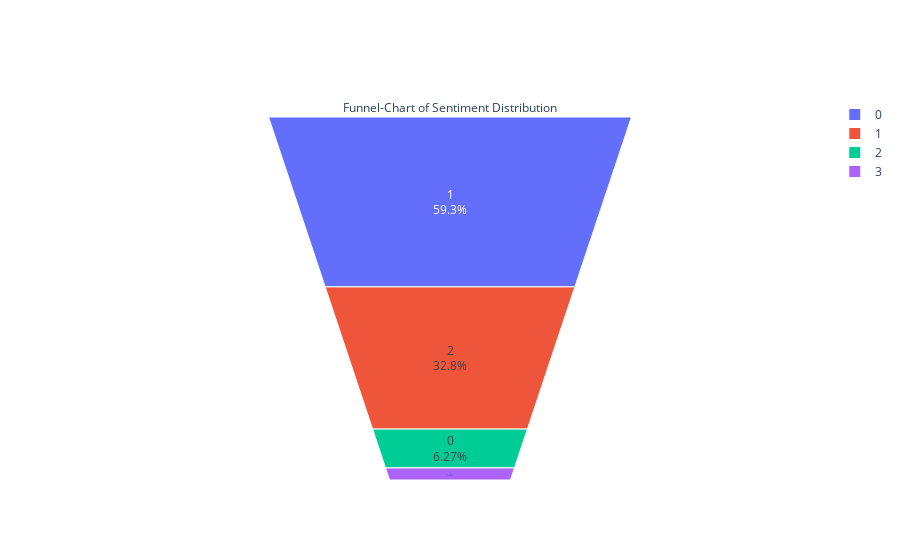

The notebook cell saved with this chart:
### Code cell
fig = go.Figure(go.Funnelarea(
    text =temp.sentiment,
    values = temp.tweet,
    title = {"position": "top center", "text": "Funnel-Chart of Sentiment Distribution"}
    ))

fig.show()

### Figure 1 — Plotly figure (JSON) as saved in the notebook; plotly's stock layout.template omitted (floating-point values rounded to 4 significant figures)
{"data": [{"text": [1, 2, 0, 3], "title": {"position": "top center", "text": "Funnel-Chart of Sentiment Distribution"}, "type": "funnelarea", "values": [4310, 2382, 456, 125]}], "layout": {}}
